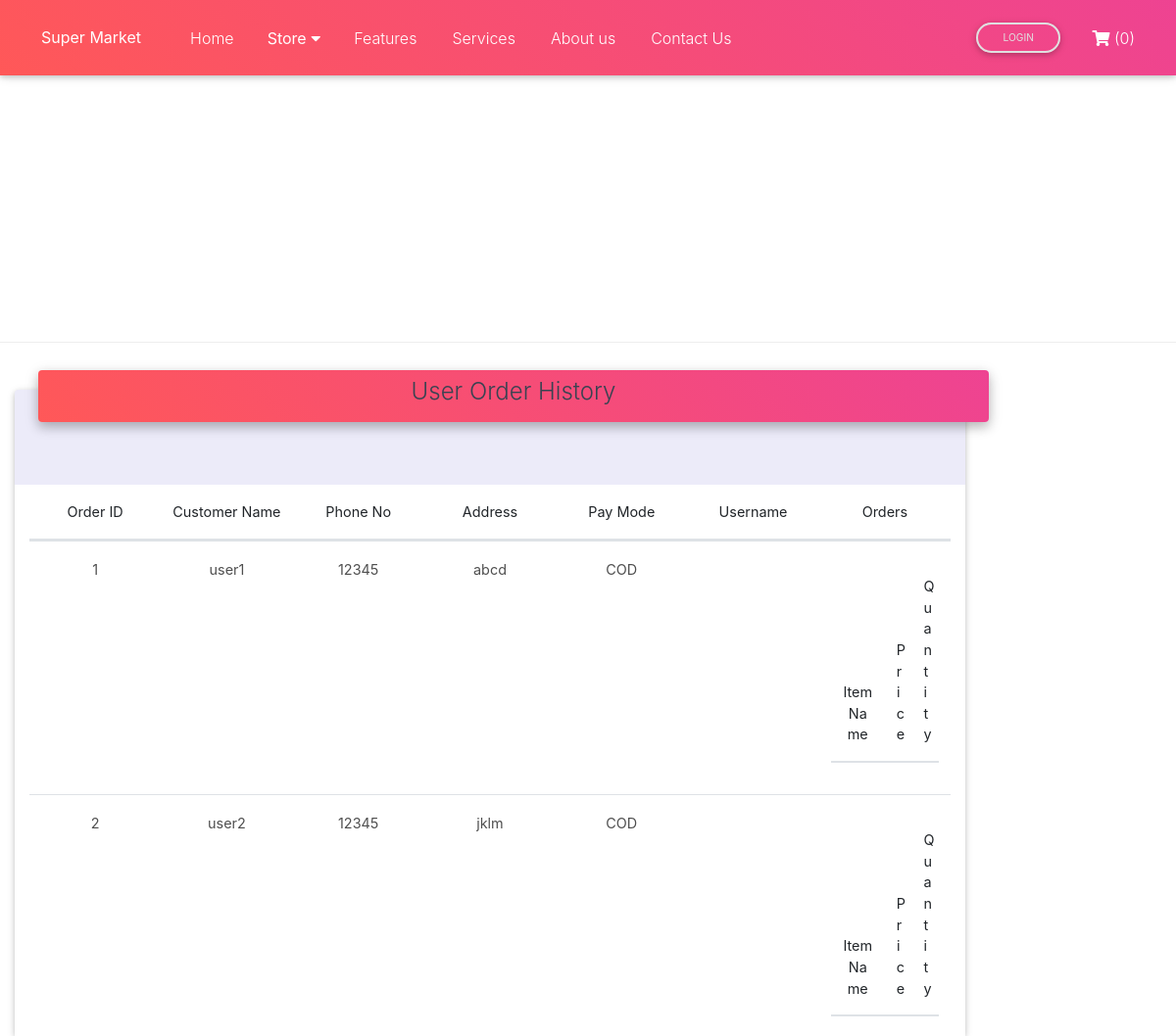
The app's page /orhist.php with its own data.
### tables this page shows
CREATE TABLE `order_manager` (
  `Order_Id` int(100) NOT NULL,
  `Full_Name` text NOT NULL,
  `Phone_No` bigint(100) NOT NULL,
  `Address` varchar(100) NOT NULL,
  `Pay_Mode` varchar(100) NOT NULL,
  `username` varchar(40) NOT NULL
);

### orhist.php (the view, shortened to what this page needs)
<?php
$con=mysqli_connect("localhost","root","","testing");
?>
<!DOCTYPE html>
<html lang="en">
<head>
    <link rel="stylesheet" href="https://use.fontawesome.com/releases/v5.11.2/css/all.css">
    <link href="bootstrap.min.css" rel="stylesheet">
    <link href="mdb.min.css" rel="stylesheet">
    <link rel="stylesheet" href="style.css">
</head>
<body class="medical-lp">
    <header>
        <nav class="navbar navbar-expand-lg navbar-dark fixed-top scrolling-navbar">
            <a class="navbar-brand" href="#" style="font-family: 'Great Vibes';"><strong>Super
                    Market</strong></a>
            <div class="collapse navbar-collapse" id="navbarSupportedContent">
                <ul class="navbar-nav mr-auto smooth-scroll">
                    <li class="nav-item">
                        <a class="nav-link" href="try.php">Home <span class="sr-only"></span></a>
                    </li>
                    <li class="nav-item">
                        <div class="subnav">
                            <button class="subnavbtn">Store <i class="fa fa-caret-down"></i></button>
                          </div>
                    </li>
                    <li class="nav-item">
                        <a class="nav-link" href="try.php" data-offset="80">Features</a>
                    </li>
                    <li class="nav-item">
                        <a class="nav-link" href="try.php" data-offset="20">Services</a>
                    </li>
                    <li class="nav-item">
                        <a class="nav-link" href="try.php" data-offset="80">About us</a>
                    </li>
                    <li class="nav-item">
                        <a class="nav-link" href="try.php" data-offset="80">Contact Us</a>
                    </li>
                </ul>
                <?php
if (isset($_SESSION['admin'])) { ?>
    <div>
        <p class="white-text mt-3 mr-2"> <i class="fas fa-user"></i> <?php echo $_SESSION['admin'] ?></p>
    </div>
    <div>
        <a type="button" role="button" href="/logout.php" class="btn btn-outline-light btn-sm btn-rounded waves-effect">Logout</a>
    </div>
<?php } else { ?>
    <a type="button" role="button" href="login.php" class="btn btn-outline-light btn-sm btn-rounded waves-effect">Login</a>
<?php } ?>
      <?php
        $count=0;
      ?>
      <a href="mycart.php" ><i class="fas fa-shopping-cart"></i> (<?php echo $count; ?>)</a>
    </div>
        </nav>
    </header>
      </body>
    <div class="col-md-10" style='width: 100%;'>
                    <div class="card card-cascade narrower mt-5" style='width: 100%;'>
                        <div class="view view-cascade gradient-card-header  pink-gradient narrower py-2 mx-4 mb-3 d-flex justify-content-center align-items-center" style='width: 100%;'>
                            <h4 '>User Order History</h4>
                        </div>
    <div class="container mt-5" style="background-color: white;" >
  <div class="row" style="background-color: white;">
    <div class="col-lg-12" style="background-color: white;">
      <table class="table text-center table">
        <thead>
          <tr >
            <th scope="col">Order ID</th>
            <th scope="col">Customer Name</th>
            <th scope="col">Phone No</th>
            <th scope="col">Address</th>
            <th scope="col">Pay Mode</th>
            <th scope="col">Username</th>
            <th scope="col" >Orders</th>
          </tr>
        </thead>
        <tbody>
          <?php
            $username = $_SESSION['user'];
            $query="SELECT * FROM `order_manager` WHERE `username`= '$username' ";
            $user_result=mysqli_query($con,$query);
            while($user_fetch=mysqli_fetch_assoc($user_result))
            {
              echo"
                <tr>
                  <td>$user_fetch[Order_Id]</td>
                  <td>$user_fetch[Full_Name]</td>
                  <td>$user_fetch[Phone_No]</td>
                  <td>$user_fetch[Address]</td>
                  <td>$user_fetch[Pay_Mode]</td>
                  <td>$user_fetch[username]<?td>
                  <td>
                    <table class='table text-center table'>
                      <thead style='background-color: white;'>
                        <tr  >
                          <th scope='col' style='width: 50%;' >Item Name</th>
                          <th scope='col' >Price</th>
                          <th scope='col' '>Quantity</th>
                        </tr>
                      </thead>
                      <tbody>
                  ";
              echo"
                      </tbody>
                    </table>
                  </td>
                </tr>
              ";
            }
          ?>
        </tbody>
      </table>
    </div>
  </div>
</div>
</div>
 </div>
</body>
</html>

### style.css (style rules this page uses)
* { box-sizing: border-box; font-family: -apple-system, BlinkMacSystemFont, "segoe ui", roboto, oxygen, ubuntu, cantarell, "fira sans", "droid sans", "helvetica neue", Arial, sans-serif; font-size: 16px; -webkit-font-smoothing: antialiased; -moz-osx-font-smoothing: grayscale; }
html { height: 100%; }
body { position: relative; min-height: 100%; color: #555555; background-color: #FFFFFF; margin: 0; padding-bottom: 100px; }
h1, h2, h3, h4, h5 { color: #394352; }
header { border-bottom: 1px solid #EEEEEE; }
header nav { display: flex; flex-grow: 1; flex-basis: 0; justify-content: center; align-items: center; }
header nav a { text-decoration: none; color: #555555; padding: 10px 10px; margin: 0 10px; }

### orhist.php (style rules this page uses)
.pink-gradient { background: linear-gradient(40deg,#FF5858,#ee4392); color: white; }
html, body, header, .view { height: 50%; }
.navbar { background: linear-gradient(40deg, #FF5858, #ee4392) !important; }
.navbar a { float: left; font-size: 16px; color: white; text-align: center; padding: 14px 16px; text-decoration: none; }
.subnav { float: left; overflow: hidden; }
.subnav .subnavbtn { font-size: 16px; border: none; outline: none; color: white; padding: 14px 16px; background-color: inherit; font-family: inherit; margin: 0; }
.card { background-color: rgb(236 235 249) !important; }
tbody { display: block; max-height: 490px; overflow-y: scroll; }
thead, tbody tr { display: table; width: 100%; table-layout: fixed; }
thead { width: 100%; }
table { width: 200px; }

### records on screen
order_manager: Order_Id "1", Full_Name "user1", Phone_No "12345", Address "abcd", Pay_Mode "COD"
order_manager: Order_Id "2", Full_Name "user2", Phone_No "12345", Address "jklm", Pay_Mode "COD"

### other values on screen
$count "0"
